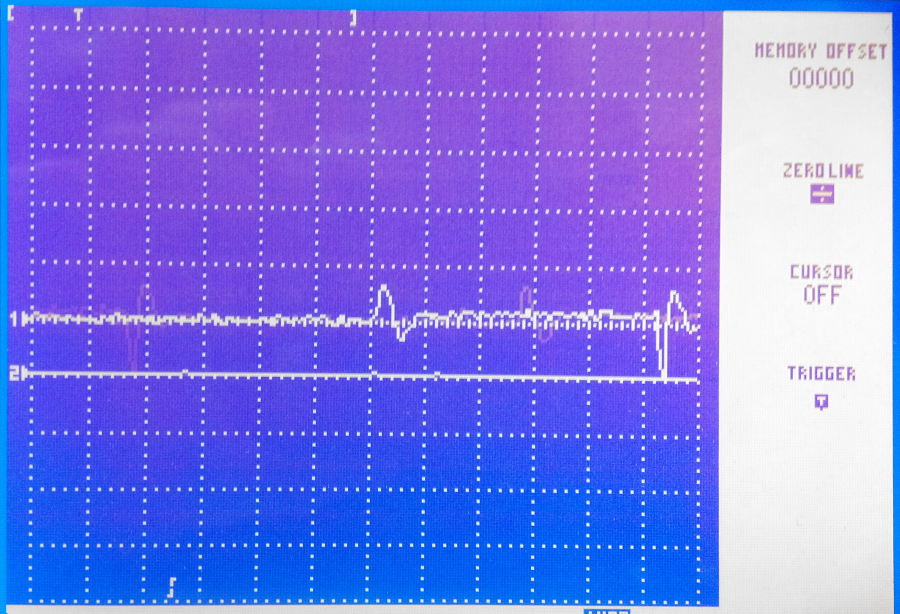
#> input picture test.jpg, 2700 x 1840 px (shown at 1/3 size); its folder holds only this picture in this run
$ python -i imgedit.py   (imports and definitions only)
#> lines starting #> are read from the running program, lines starting #| are printed output that depends on the picture
# coding=UTF-8

import cv2
import copy
import numpy as np

import images

class ImageEdit(object):
	"""To edit the original image for better image processing"""

	def process_image(self, images):
		self.thresholding(images)
		images.contours = self.contours(images)
		images.centers = self.centers(images)
		#self.lines(images, images.centers)


	def thresholding(self, images):
		ret, images.EditedImage = cv2.threshold(images.EditedImage, 170, 255, cv2.THRESH_BINARY)


	# [107 lines left out: functions contours, centers, find_next_center, lines, transform, not called in this run]

>>> import cv2
>>> picture = cv2.imread('../test.jpg', cv2.IMREAD_GRAYSCALE)
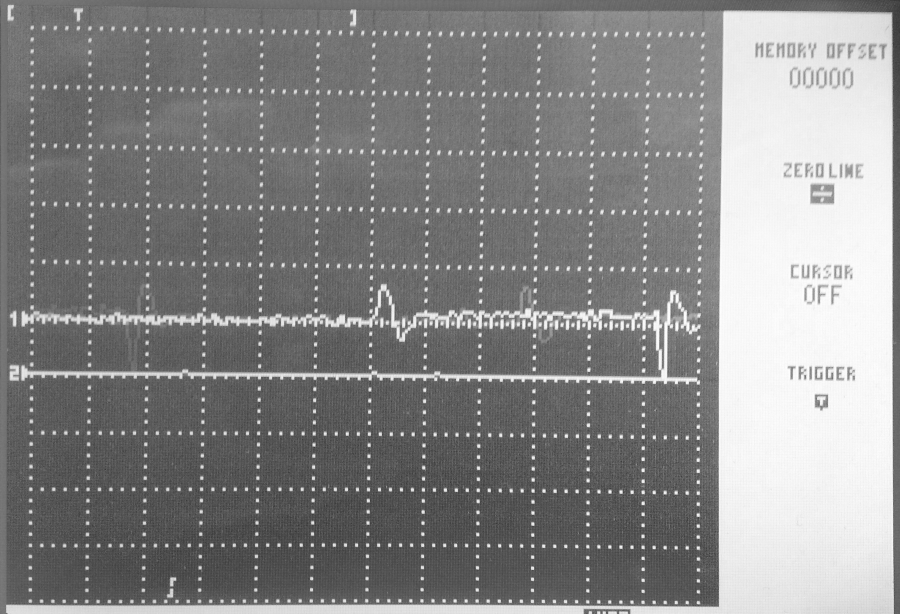
#> picture: shape (1840, 2700) (shown at 1/3 size); min 29, max 255, mean 134.9
#> (the run stopped early here; a loop or call above may not have finished)
